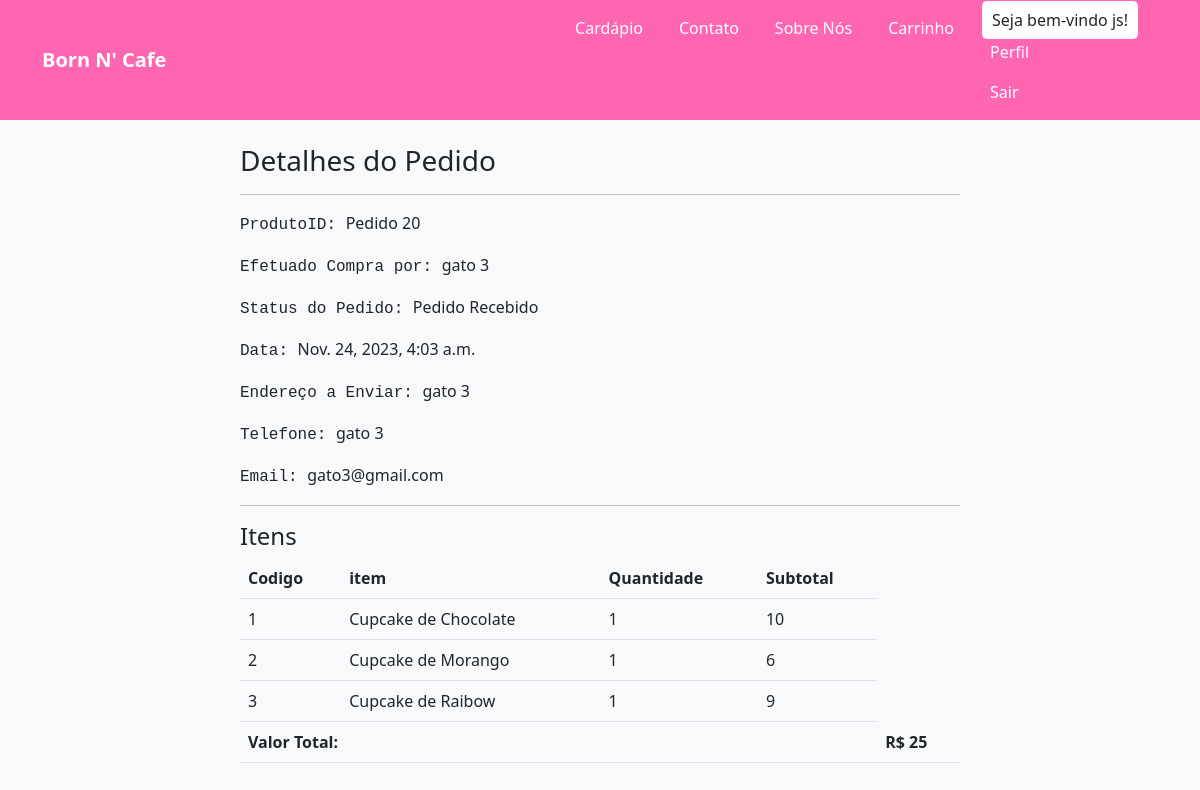
Screenshot of /clienteperfil/pedido-20/ (signed in) with the database file from the repository.
### lojaapp/models.py (models this page shows, shortened)
class Pedido_order(models.Model):
    carro = models.OneToOneField(Carro, on_delete=models.CASCADE)
    ordenando_por = models.CharField(max_length=200)
    endereco_envio = models.CharField(max_length=200)
    telefone = models.CharField(max_length=12)
    email = models.EmailField(null=True, blank=True)
    subtotal = models.PositiveIntegerField()
    desconto = models.PositiveIntegerField(default=0)
    total = models.PositiveIntegerField()
    pedido_status = models.CharField(max_length=50, choices=PEDIDO_STATUS)
    criado_em = models.DateTimeField(auto_now_add=True)
    pagamento_method = models.CharField(max_length=20, choices=METHOD, default="Dinheiro Na Entrega")
    pagamento_completo = models.BooleanField(default=False,null=True, blank=True)

class CarroProduto(models.Model):
    carro = models.ForeignKey(Carro,on_delete=models.CASCADE)
    produto = models.ForeignKey(Produto,on_delete=models.CASCADE)
    avaliacao = models.PositiveIntegerField()
    quantidade = models.PositiveIntegerField()
    subtotal= models.PositiveIntegerField()

class Produto(models.Model):
    titulo = models.CharField(max_length=200)
    slug = models.SlugField(unique=True)
    categoria = models.ForeignKey(Categoria, on_delete=models.CASCADE)
    imagem = models.ImageField(upload_to="cupcakes", default='path/to/default/image.jpg')
    preco_mercado = models.PositiveIntegerField()
    venda = models.PositiveIntegerField()
    descricao = models.TextField()
    garantia = models.CharField(max_length=300, null=True, blank=True)
    return_devolucao = models.CharField(max_length=300, null=True, blank=True)
    visualizacao = models.PositiveIntegerField(default=0)

### lojaapp/views.py (the view)
# urls.py: path('clienteperfil/pedido-<int:pk>/', ClientePerfilDetalheView.as_view(), name='clientepedidodetalhe'),
class ClientePerfilDetalheView(DetailView):
    template_name = "clientepedidodetalhe.html"
    model = Pedido_order
    context_object_name ="pedido_obj"
    def dispatch(self, request, *args, **kwargs):
        if request.user.is_authenticated and Cliente.objects.filter(user=request.user).exists():
            order_id = self.kwargs["pk"]
            pedido =Pedido_order.objects.get(id=order_id)
            if request.user.cliente != pedido.carro.cliente:
                return redirect ("lojaapp:clienteperfil")
        else:
            return redirect("/entra/?next=/perfil/")
        return super().dispatch(request, *args, **kwargs)

### templates/clientepedidodetalhe.html (shortened to what this page needs)
{% extends 'base.html' %}
{% load humanize %}
{% block content %}
<div class="container">
    <div class="row">
        <div class="col-md-8 mx-auto">
            <h3>Detalhes do Pedido</h3>
            <hr>
            <p><samp>ProdutoID:   </samp>Pedido {{pedido_obj.id}}<p></samp>
            <p><samp>Efetuado Compra por:   </samp> {{pedido_obj.ordenando_por}}<p></samp>
            <p><samp>Status do Pedido:   </samp> {{pedido_obj.pedido_status}}<p></samp>
            <p><samp>Data:   </samp> {{pedido_obj.criado_em}}<p></samp>
            <p><samp>Endereço a Enviar:   </samp> {{pedido_obj.endereco_envio}}<p></samp>
            <p><samp>Telefone:   </samp> {{pedido_obj.telefone}}<p></samp>
            <p><samp>Email:   </samp> {{pedido_obj.email}}<p></samp>
            <hr>
            <h4>Itens</h4>
            <table class="table">
                <thead>
                    <tr>
                        <th>Codigo</th>
                        <th>item</th>
                        <th>Quantidade</th>
                        <th>Subtotal</th>
                    </tr>
                </thead>
                <tbody>
                    {% for cp in pedido_obj.carro.carroproduto_set.all%}
                    <tr>
                        <td>{{forloop.counter}}</td>
                        <td>{{cp.produto.titulo}}</td>
                        <td>{{cp.quantidade}}</td>
                        <td>{{cp.subtotal}}</td>
                    </tr>
                    {%endfor%}
                    <tr>
                        <th colspan="4" class="text-right">Valor Total:</th>
                        <th>R$ {{pedido_obj.total|intcomma}}</th>
                    </tr>
                </tbody>
            </table>
        </div>
    </div>
</div>
{% endblock %}

### templates/base.html (shortened to what this page needs)
<!DOCTYPE html>
<html lang="en">
<head>
    <link rel="stylesheet" href="https://cdn.jsdelivr.net/npm/bootstrap@5.2.3/dist/css/bootstrap.min.css">
</head>
<body>
    <nav class="navbar navbar-expand-lg navbar-light">
        <div class="container">
            <a class="navbar-brand" href="/">Born N' Cafe</a>
            <div class="collapse navbar-collapse" id="navbarNav">
                <ul class="navbar-nav">
                    <li class="nav-item">
                        <a class="nav-link" href="/todos-produtos/">Cardápio</a>
                    </li>
                    <li class="nav-item">
                        <a class="nav-link" href="/contato/">Contato</a>
                    </li>
                    <li class="nav-item">
                        <a class="nav-link" href="/sobre/">Sobre Nós</a>
                    </li>
                    <li class="nav-item">
                        <a class="nav-link" href="/meu-carro/">Carrinho</a>
                    </li>
                    <li class="nav-item">
                        {% if request.user.cliente %}
                            <span class="nav-text">Seja bem-vindo {{ request.user.username }}!</span>
                            <a class="nav-link" href="/clienteperfil/">Perfil</a>
                            <a class="nav-link" href="/clientesair/">Sair</a>
                        {% else %}
                            <a class="nav-link" href="/clienteregistrar/">Registrar</a>
                            <a class="nav-link" href="/clienteentrar/">Entrar</a>
                        {% endif %}
                    </li>
                </ul>
            </div>
        </div>
    </nav>
    <div class="container mt-4">
        {% block content %}
        {% endblock content %}
    </div>
</body>
</html>

### templates/base.html (style rules this page uses)
body { background-color: #f8f9fa; }
.navbar { background-color: #ff66b2; }
.navbar-brand { color: #ffffff; font-weight: bold; }
.navbar-nav .nav-link { color: #ffffff; }
.navbar-collapse { justify-content: flex-end; }
.navbar-nav { margin-left: auto; }
.nav-item { margin: 0 10px; }
.nav-text { padding: 8px 10px; margin-right: 10px; border-radius: 5px; background-color: #fff; }

### rows the page displays
Pedido_order: id "20", ordenando_por "gato 3", pedido_status "Pedido Recebido", criado_em "Nov. 24, 2023, 4:03 a.m.", endereco_envio "gato 3", telefone "gato 3", email "gato3@gmail.com", total "25"
CarroProduto: produto.titulo "Cupcake de Chocolate", quantidade "1", subtotal "10"
CarroProduto: produto.titulo "Cupcake de Morango", quantidade "1", subtotal "6"
CarroProduto: produto.titulo "Cupcake de Raibow", quantidade "1", subtotal "9"

### other values shown
{{ request.user.username }} "js"
